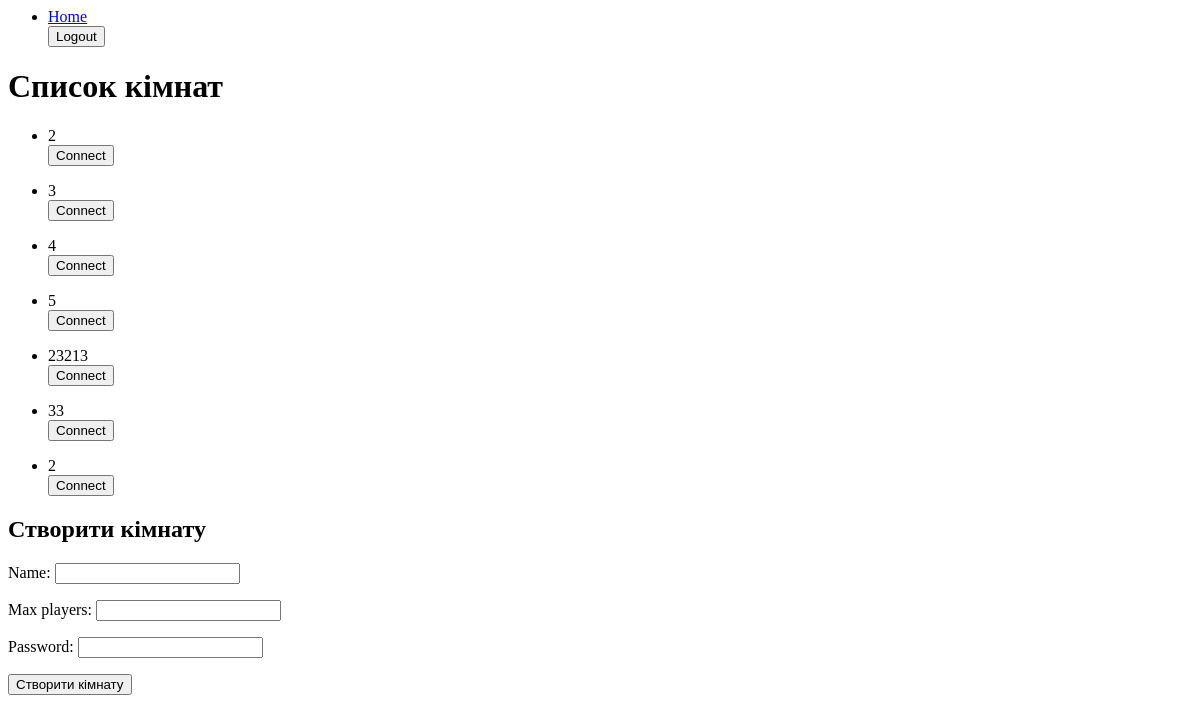
The app's page / (signed in), older data.
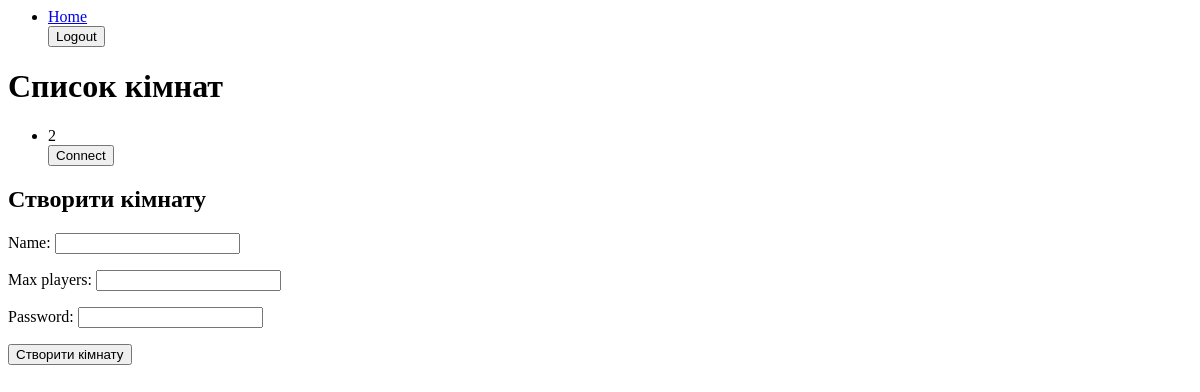
The same page, newer data.
### myapp/models.py (models this page shows, shortened)
class Room(models.Model):
    name = models.CharField(max_length=100)
    max_players = models.IntegerField()
    password = models.CharField(max_length=100, blank=True, null=True)
    creator = models.ForeignKey(User, on_delete=models.CASCADE, related_name='created_rooms')
    current_player = models.ForeignKey(User, on_delete=models.SET_NULL, null=True, blank=True, related_name='current_player_rooms')
    game_started = models.BooleanField(default=False)
    current_turn_player = models.ForeignKey(User, on_delete=models.SET_NULL, null=True, blank=True, related_name='current_turn_player_rooms')

### myapp/views.py (the view)
# urls.py: path('', views.index, name='index'),
def index(request):
    rooms = Room.objects.all()
    if request.method == 'POST':
        form = RoomForm(request.POST)
        if form.is_valid():
            room = form.save(commit=False)
            room.creator = request.user  # Зберігаємо користувача, який створив кімнату
            room.save()
            return redirect('index')  # Перенаправлення на головну сторінку
    else:
        form = RoomForm()
    context = {
        'rooms': rooms,
        'form': form,
    }
    return render(request, 'index.html', context)

### myapp/forms.py
class RoomForm(forms.ModelForm):
    class Meta:
        model = Room
        fields = ['name', 'max_players', 'password']

### templates/index.html (shortened to what this page needs)
{% include 'header.html' %}
<!DOCTYPE html>
<html lang="en">
<head>
</head>
<body>
    <h1>Список кімнат</h1>
    <ul>
        {% for room in rooms %}
        <li>
            {{ room.name }}
            <form action="{% url 'room_detail' room.id %}" method="GET">
                <button type="submit">Connect</button>
            </form>
        </li>
        {% endfor %}
    </ul>
    <h2>Створити кімнату</h2>
    <form method="post">
        {{ form.as_p }}
        <button type="submit">Створити кімнату</button>
    </form>
</body>
</html>

### templates/header.html (shortened to what this page needs)
<header>
    <nav>
        <ul>
            <li><a href="{% url 'index' %}">Home</a></li>
            {% if user.is_authenticated %}
                <form method="post" action="{% url 'logout' %}">
                    <button type="submit">Logout</button>
                </form>
            {% else %}
                <li><a href="{% url 'login' %}">Login</a></li>
            {% endif %}
        </ul>
    </nav>
</header>

Row changes from the older to the newer data that the page shows:
removed Room: name "3"
removed Room: name "4"
removed Room: name "5"
removed Room: name "23213"
removed Room: name "33"
removed Room: name "2"
